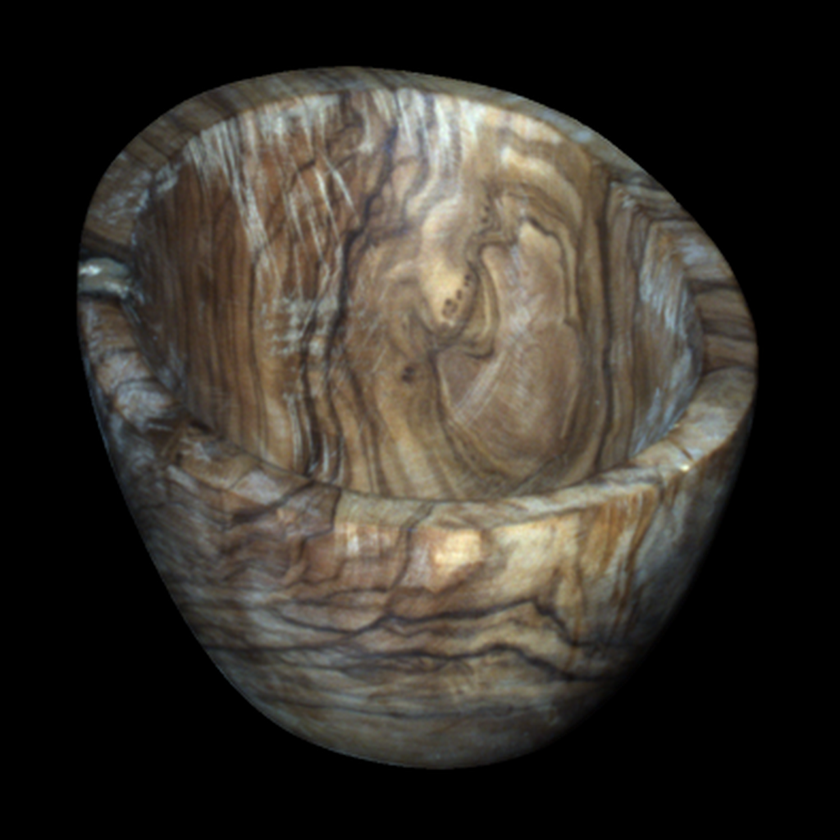
#> input picture data/images/Bowl.png, 840 x 840 px, shrunk from 1024 x 1024 before the run
$ python -i utils.py   (imports and definitions only)
#> lines starting #> are read from the running program, lines starting #| are printed output that depends on the picture; after the words box and inside, x2 and y2 are one past the last pixel; in counts of white or black regions, pixels touching at a corner belong together
import numpy as np
from PIL import Image
# from data import ImagePreprocessor
import cv2

def compute_mae_np(x1, x2, mask=None):
    x1 = np.divide(x1, np.linalg.norm(x1, axis=2, keepdims=True) + 1.0e-12)
    x2 = np.divide(x2, np.linalg.norm(x2, axis=2, keepdims=True) + 1.0e-12)
    thresholds = [3, 5, 7.5, 11.5, 22.5, 30]
    if mask is not None:
        dot = np.sum(x1 * x2 * mask[:, :, np.newaxis], axis=-1, keepdims=True)
        dot = np.maximum(np.minimum(dot, np.array([1.0 - 1.0e-12])), np.array([-1.0 + 1.0e-12]))
        emap = np.abs(180 * np.arccos(dot) / np.pi) * mask[:, :, np.newaxis]
        mae = np.sum(emap) / np.sum(mask)
        median_ae = np.median(emap[mask > 0])
        accuracies = {f"acc_{t}": np.sum(emap[mask > 0] <= t) / np.sum(mask) for t in thresholds}
        return mae, median_ae, accuracies, emap
    else:
        dot = np.sum(x1 * x2, axis=-1, keepdims=True)
        dot = np.maximum(np.minimum(dot, np.array([1.0 - 1.0e-12])), np.array([-1.0 + 1.0e-12]))
        error = np.abs(180 * np.arccos(dot) / np.pi)
        return error

def edge_detection_mask(image):
    gray = cv2.cvtColor(image, cv2.COLOR_RGB2GRAY)
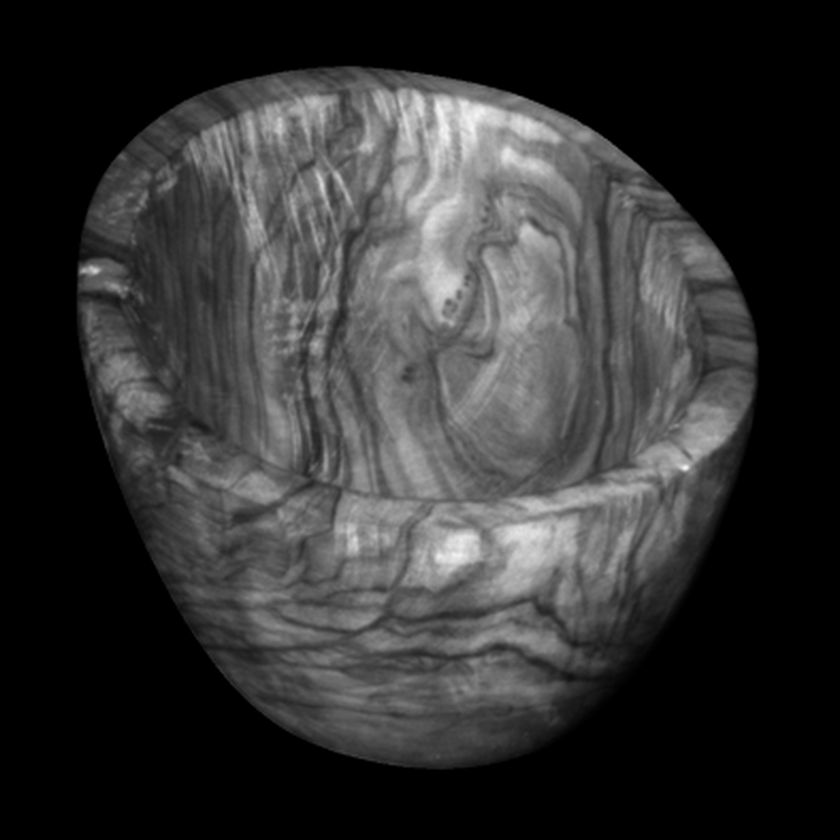
#> gray: shape (840, 840); min 0, max 247, mean 50.9
    gray = np.uint8(gray)
    edges = cv2.Canny(gray, 50, 100)  # 0, 255 np.array
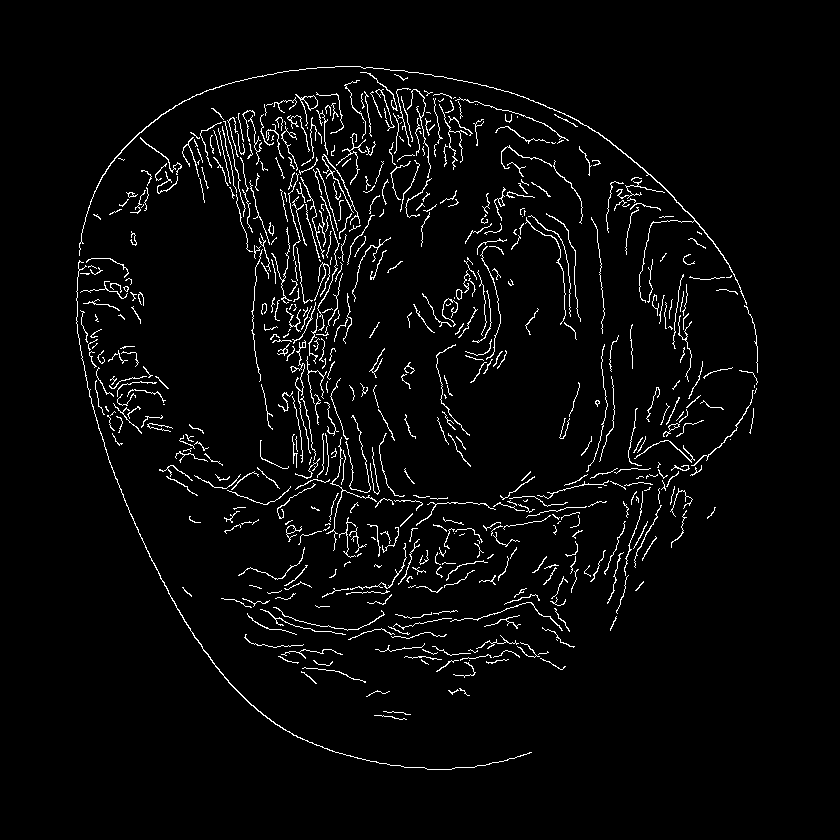
#> edges: shape (840, 840); 3.5% white in thin lines or dots, all inside (x1, y1, x2, y2) = (76, 66, 758, 770)
    kernel = np.ones((3, 3), np.uint8)
    edges_dilated = cv2.dilate(edges, kernel, iterations=1)
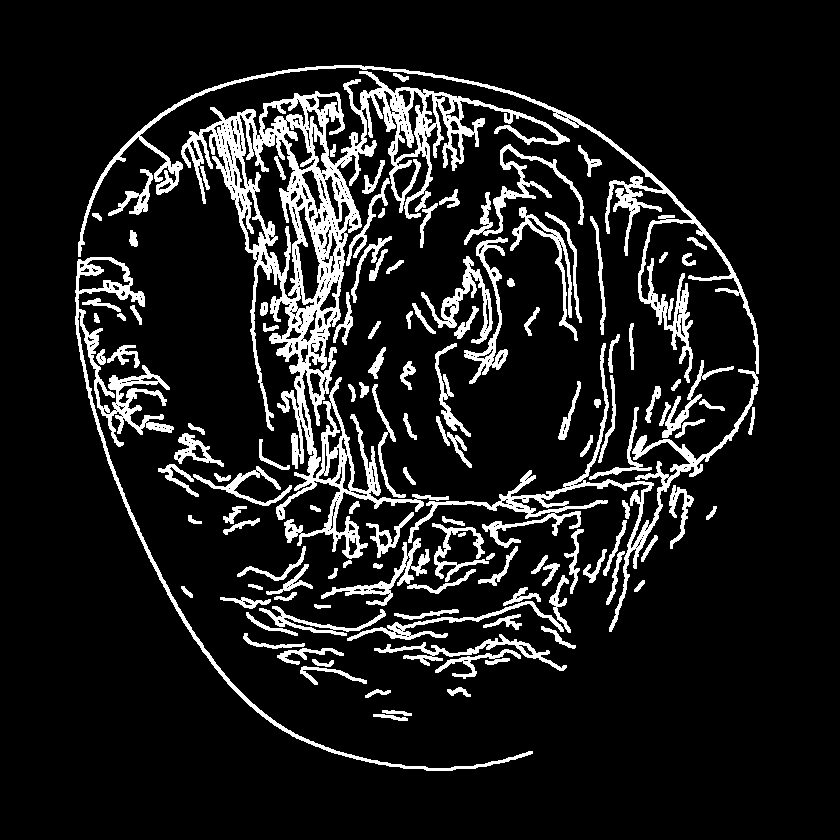
#> edges_dilated: shape (840, 840); 11.7% white; 123 white regions, largest, box (x1, y1, x2, y2) and area: (181, 71, 570, 559) 29042, (78, 65, 759, 632) 13917, (75, 257, 533, 771) 6430
    # mask = (edges > 0).astype(np.uint8)  # 0, 1
    return edges_dilated

>>> import cv2
>>> picture = cv2.cvtColor(cv2.imread('data/images/Bowl.png'), cv2.COLOR_BGR2RGB)
>>> result = edge_detection_mask(picture)

$ run again, on data/images/Buddha.png
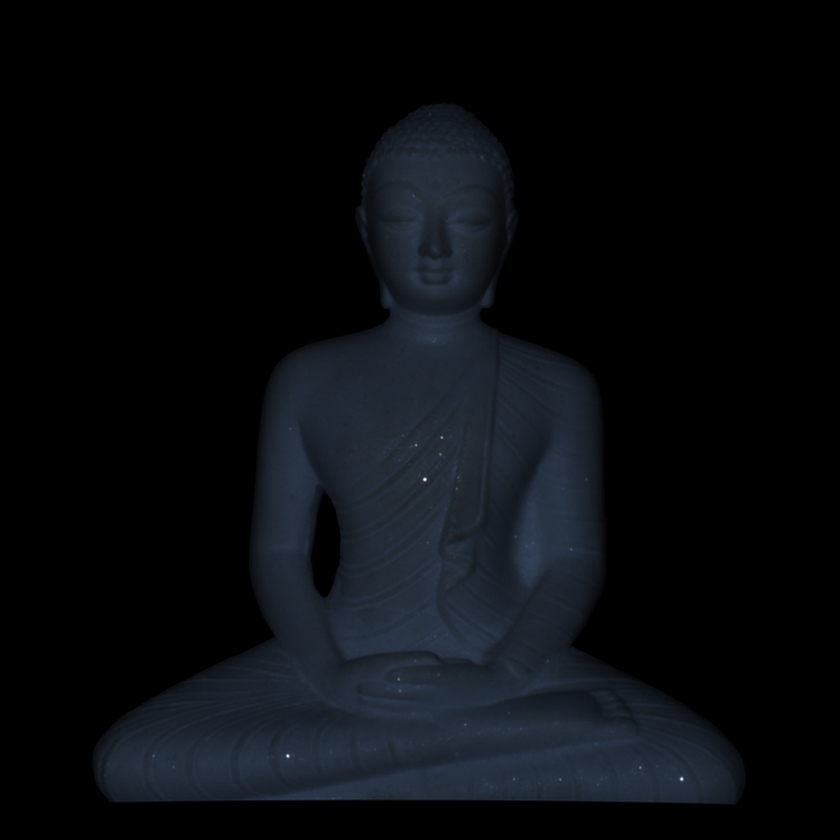
#> input picture data/images/Buddha.png, 840 x 840 px, shrunk from 1024 x 1024 before the run
#> in edge_detection_mask, `edges = cv2.Canny(gray, 50, 100)`:
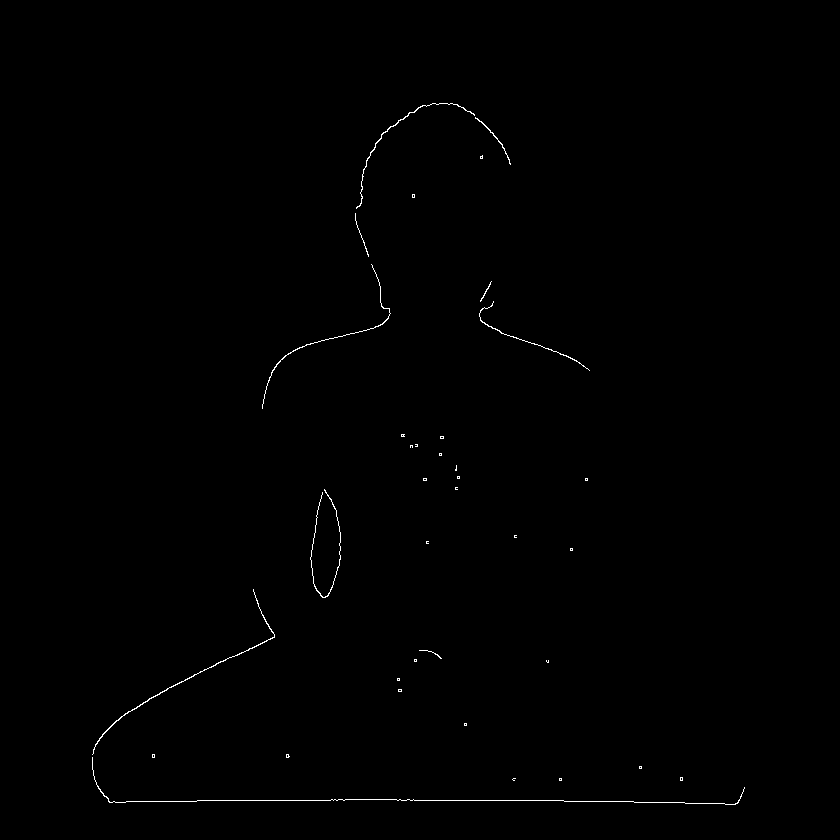
#> edges: shape (840, 840); 0.33% white in thin lines or dots, all inside (x1, y1, x2, y2) = (92, 103, 745, 805)
#> in edge_detection_mask, `edges_dilated = cv2.dilate(edges, kernel, iterations=1)`:
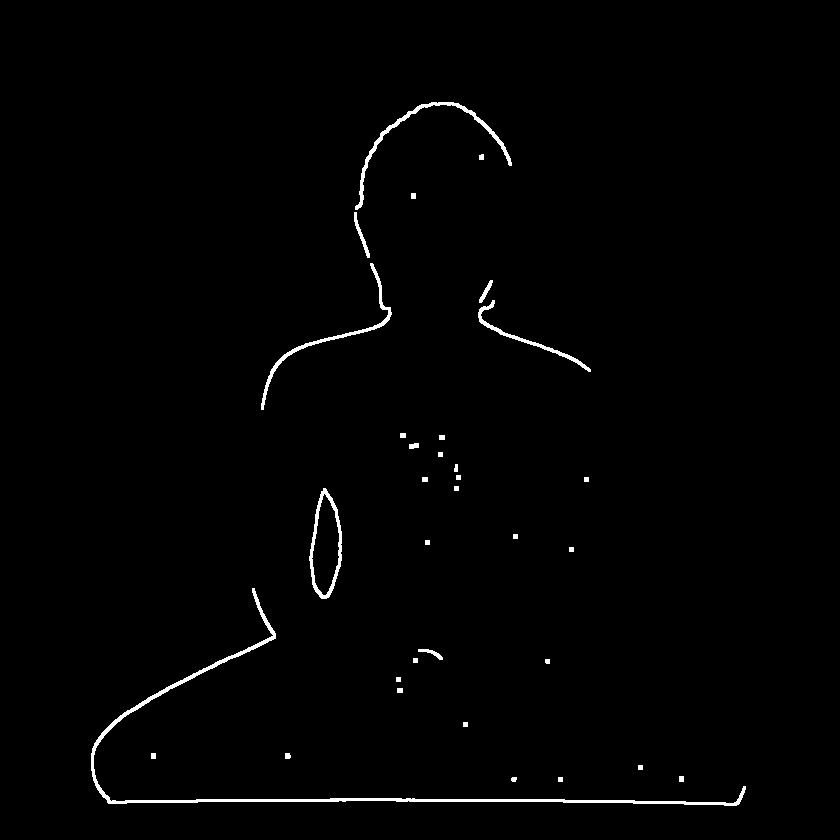
#> edges_dilated: shape (840, 840); 1.1% white; 33 white regions, largest, box (x1, y1, x2, y2) and area: (91, 588, 746, 806) 3271, (355, 102, 512, 210) 984, (261, 263, 392, 410) 841

$ run again, on data/images/Cup.png
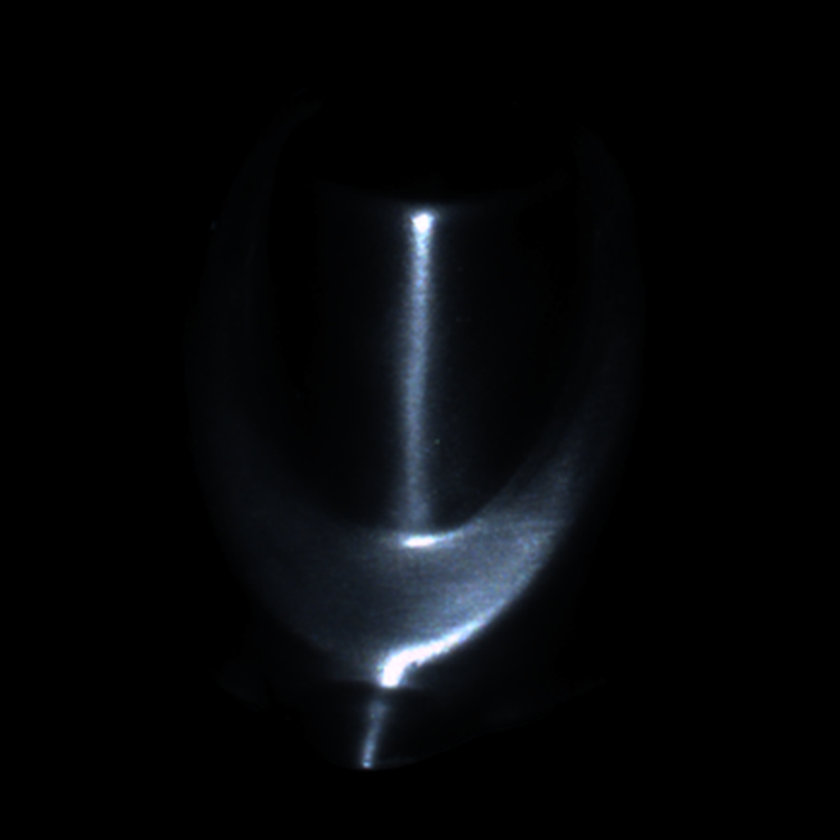
#> input picture data/images/Cup.png, 840 x 840 px, shrunk from 1024 x 1024 before the run
#> in edge_detection_mask, `edges = cv2.Canny(gray, 50, 100)`:
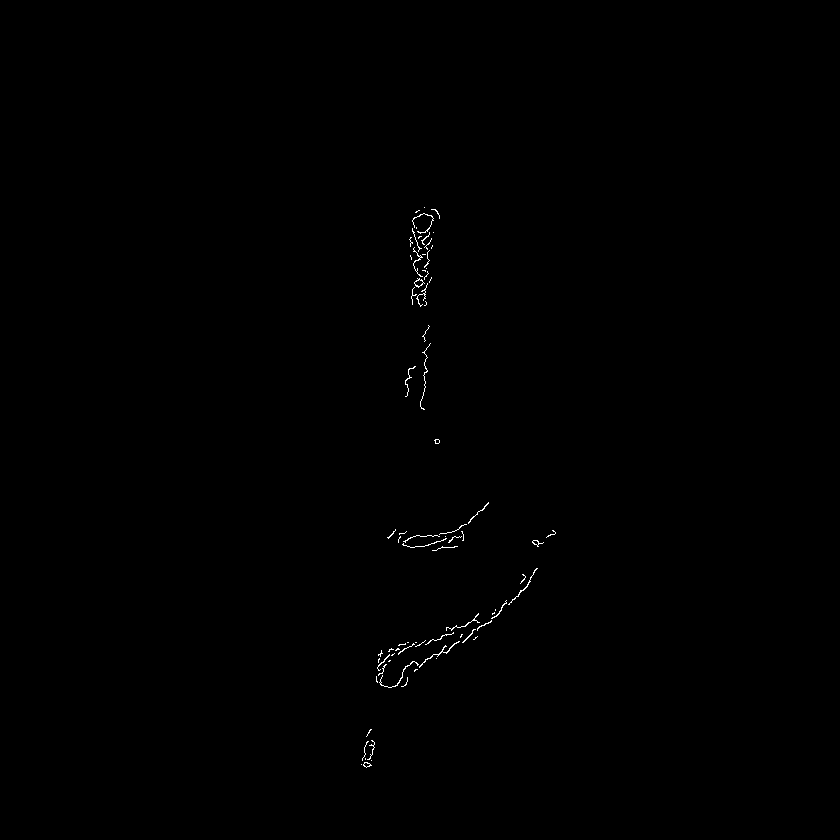
#> edges: shape (840, 840); 0.22% white in thin lines or dots, all inside (x1, y1, x2, y2) = (361, 207, 556, 768)
#> in edge_detection_mask, `edges_dilated = cv2.dilate(edges, kernel, iterations=1)`:
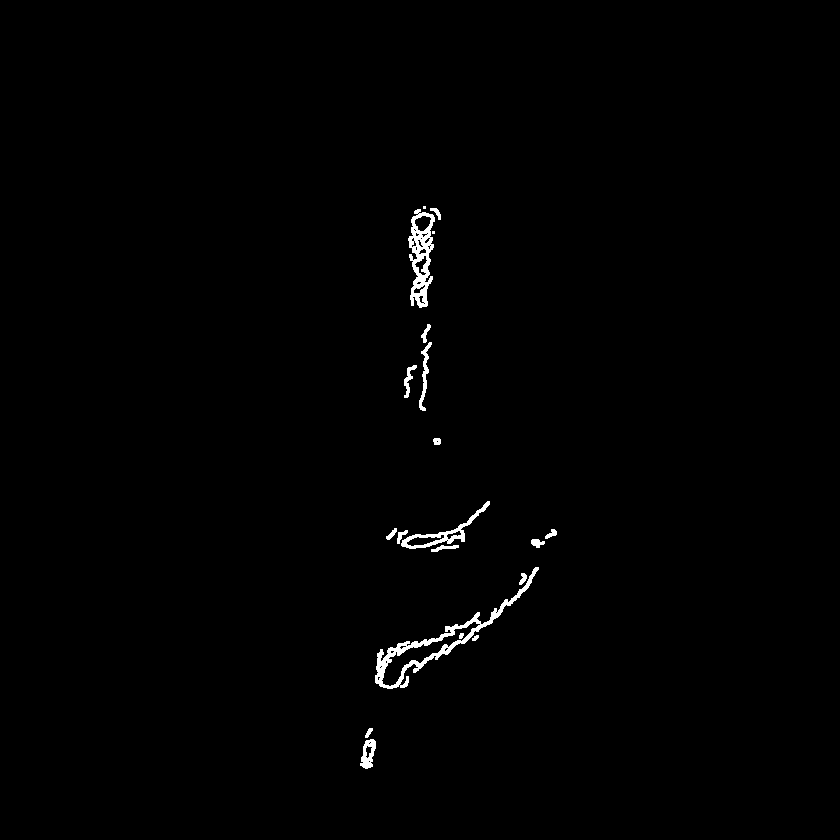
#> edges_dilated: shape (840, 840); 0.76% white; 20 white regions (2 under 20 px), largest, box (x1, y1, x2, y2) and area: (375, 567, 539, 689) 1936, (408, 209, 435, 308) 1323, (401, 501, 490, 549) 670
